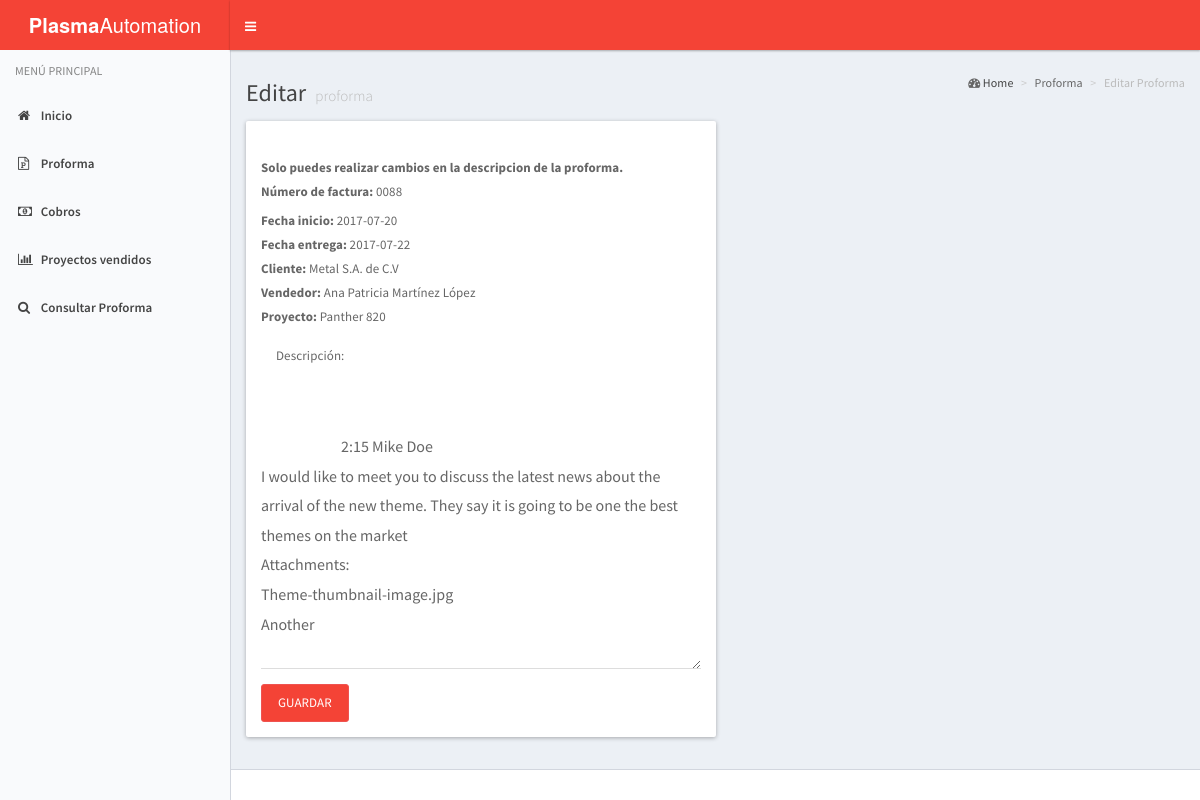
Page /cobranza/proforma.php?editar_proforma_id=3 on the earlier database version.
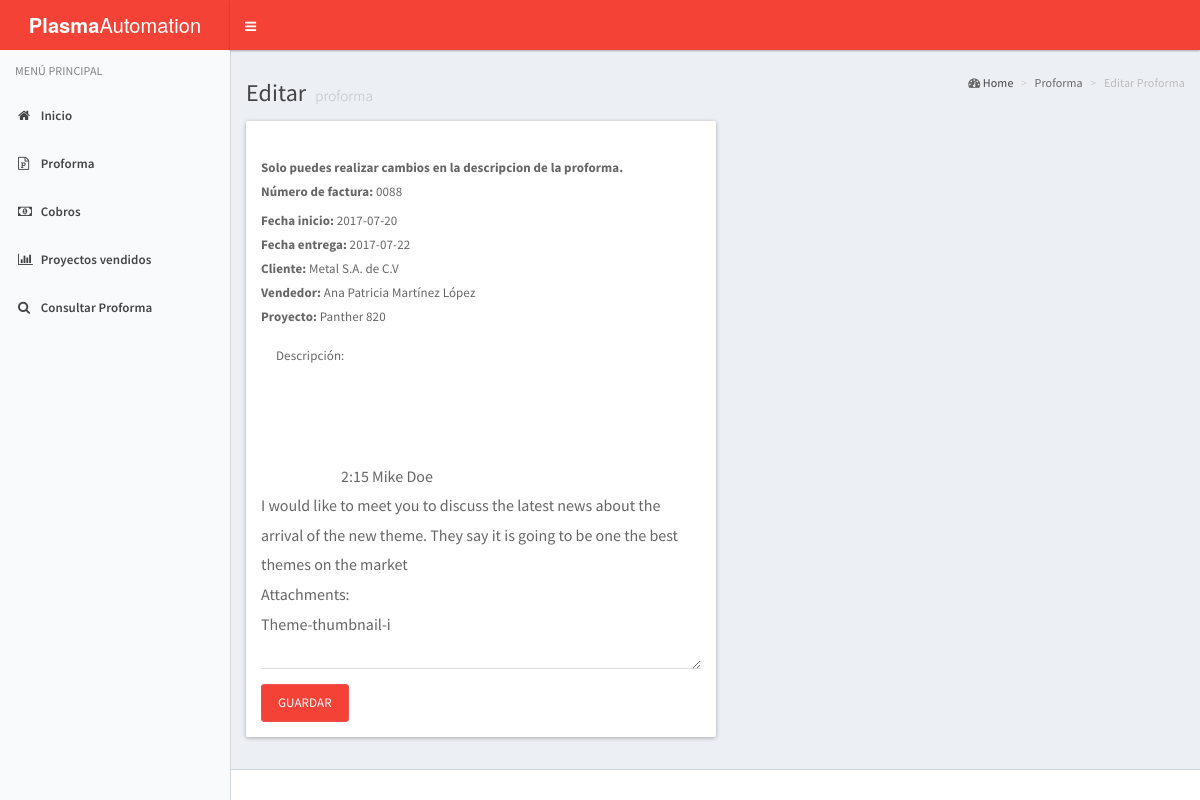
Same page on the later database version.
### tables this page shows
CREATE TABLE IF NOT EXISTS `proforma` (
  `id_proforma` int(11) NOT NULL,
  `no_factura` int(4) NOT NULL,
  `fecha_inicio` date NOT NULL,
  `id_cliente` int(4) NOT NULL,
  `id_vendedor` int(4) NOT NULL,
  `fecha_entrega` date NOT NULL,
  `id_proyecto` int(4) NOT NULL,
  `descripcion` varchar(250) NOT NULL,
  `estatus` int(1) NOT NULL
);

CREATE TABLE IF NOT EXISTS `cliente` (
  `No_Cliente` int(10) NOT NULL,
  `nu_cliente` int(11) NOT NULL,
  `nombre` varchar(25) NOT NULL,
  `domicilio` varchar(70) NOT NULL,
  `id_estado` int(2) NOT NULL,
  `id_municipio` varchar(25) NOT NULL,
  `rfc` varchar(15) NOT NULL,
  `correo` varchar(30) NOT NULL,
  `telefono` int(15) NOT NULL,
  `c_p` int(8) NOT NULL
);

CREATE TABLE IF NOT EXISTS `vendedor` (
  `id_vendedor` int(1) NOT NULL,
  `nombre` varchar(50) NOT NULL,
  `id_sucursal` int(1) NOT NULL,
  `correo` varchar(25) NOT NULL,
  `telefono` int(12) NOT NULL
);

CREATE TABLE IF NOT EXISTS `proyecto` (
  `id` int(11) NOT NULL,
  `no_serie` varchar(8) NOT NULL,
  `marca` varchar(20) NOT NULL,
  `modelo` varchar(30) NOT NULL
);

### cobranza/editar_proforma.php (the view, shortened to what this page needs)
<!DOCTYPE html>
<html lang="es">
  <head>
    <link rel="stylesheet" href="../assets/bootstrap/css/bootstrap.min.css">
    <link rel="stylesheet" href="../assets/css/font-awesome.min.css">
    <link rel="stylesheet" href="../assets/css/ionicons.min.css">
    <link rel="stylesheet" href="../assets/dist/css/AdminLTE.css">
    <link rel="stylesheet" href="../assets/dist/css/skins/_all-skins.css">
    <link rel="stylesheet" href="../assets/plugins/select2/select2.min.css">
    <link href="../assets/plugins/pnotify/css/pnotify.custom.min.css" rel="stylesheet">
  </head>
  <body class="hold-transition skin-blue-light sidebar-mini">
    <div class="wrapper">
      <?php
        include('header.php');
      ?>
      <?php
        include('menu.php');
      ?>
      <div class="content-wrapper" id="content">
              <section class="content-header">
                <ol class="breadcrumb">
                   <i class="fa fa-dashboard"></i>
                    <li><a href="">Home</a></li>
                    <li>Proforma</li>
                    <li class="active">Editar Proforma</li>
                </ol>
              </section>
        <section class="content-header">
          <h1>
            Editar
            <small> proforma</small>
          </h1>
        </section>
<section class="content">
        <div>
          <div class="col-lg-6">
             <div class="row">
              <div class="panel">
                <div class="panel-heading"></div>
                <div class="panel-body">
                  <form method="post" action="proforma.php" enctype="multipart/form-data" id="form">
                    <div class="form-group">
                    <b>Solo puedes realizar cambios en la descripcion de la proforma.</b>
                      <label for="no_serie"><b>Número de factura: </b></label>
                        <?php echo "00".$proforma['no_factura']."<br>";
                         echo "<b>Fecha inicio:</b> ".$proforma['fecha_inicio']."<br>";
                         echo "<b>Fecha entrega: </b>".$proforma['fecha_entrega']."<br>";
                         echo "<b>Cliente: </b>".$proforma['nombre']."<br>";
                         echo "<b>Vendedor: </b>".$proforma['vendedor']."<br>";
                         echo "<b>Proyecto: </b>".$proforma['modelo'];
                      ?>
                    </div>
                     <div class="form-group">
                        <label class="col-lg-2 control-label">Descripción:</label>
                        <textarea name="descripcion" value="" required  rows="10" cols="30" class="form-control">
                        <?php echo $proforma['descripcion'];?>
                        </textarea>
                        </div>
                   <input type="submit" name="guardar_edicion" value="Guardar" class="btn btn-primary">
                  </form>
                </div>
              </div>
              </div>
            </div>
          </div>
</section>
        <div class="clearfix"></div>
      </div>
      <footer class="main-footer">
      </footer>
    </div>
  </body>
</html>

### cobranza/proforma.php (shortened to what this page needs)
<?php
	$host = 'localhost';
	$user = 'root';
	$password = '';
	$conexion = @mysql_connect($host, $user, $password);
	if(isset($_GET['editar_proforma_id'])){
		extract($_GET);
		$sql = "SELECT p.id_proforma, p.no_factura as no_factura, p.fecha_inicio as fecha_inicio, p.fecha_entrega as fecha_entrega, p.estatus as estatus, p.descripcion as descripcion,
		 				c.No_Cliente,c.nombre as nombre,
		 					v.id_vendedor, v.nombre as vendedor,
		 						pr.id, pr.modelo as modelo from proforma p inner join cliente c on c.No_Cliente = p.id_cliente inner join vendedor v on v.id_vendedor = p.id_vendedor
		 							inner join proyecto pr on pr.id = p.id_proyecto
										WHERE id_proforma = $editar_proforma_id";
		$resultado = mysql_query($sql, $conexion);
		$proforma = mysql_fetch_assoc($resultado);
		include('editar_proforma.php');
	}

### cobranza/header.php (shortened to what this page needs)
<header class="main-header">
        <a href="index.php" class="logo">
          <span class="logo-lg"><b>Plasma</b>Automation</span>
        </a>
        <nav class="navbar navbar-static-top" role="navigation" style="height: 50px;">
          <a href="#" class="sidebar-toggle" data-toggle="offcanvas" role="button" style="height: 50px;">
          </a>
        </nav>
      </header>

### cobranza/menu.php (shortened to what this page needs)
<aside class="main-sidebar">
        <section class="sidebar">
          <ul class="sidebar-menu">
            <li class="header">MENÚ PRINCIPAL</li>
            <li>
              <a href="index.php">
                <i class="fa fa-home"></i>
                <span>Inicio</span>
              </a>
            </li>
            <li class="treeview">
              <li>
              <a href="index_proforma.php">
                <i class="fa fa-file-powerpoint-o"></i>
                <span>Proforma</span>
              </a>
            </li>
            </li>
            <li class="treeview">
              <a href="index_usuarios.php">
                <i class="fa fa-money"></i>
                <span>Cobros</span>
              </a>
            </li>
            <li>
              <a href="index_proyecto.php">
                <i class="fa fa-bar-chart"></i>
                <span>Proyectos vendidos</span>
              </a>
            </li>
            <li>
              <a href="">
                <i class="fa fa-search"></i>
                <span>Consultar Proforma</span>
              </a>
            </li>
          </ul>
        </section>
      </aside>

Differences in the rows shown:
changed proforma "Metal S.A. de C.V": descripcion "…on the market Attachments: Theme-thumbnail-image.jpg Another" → "…on the market Attachments: Theme-thumbnail-i"
